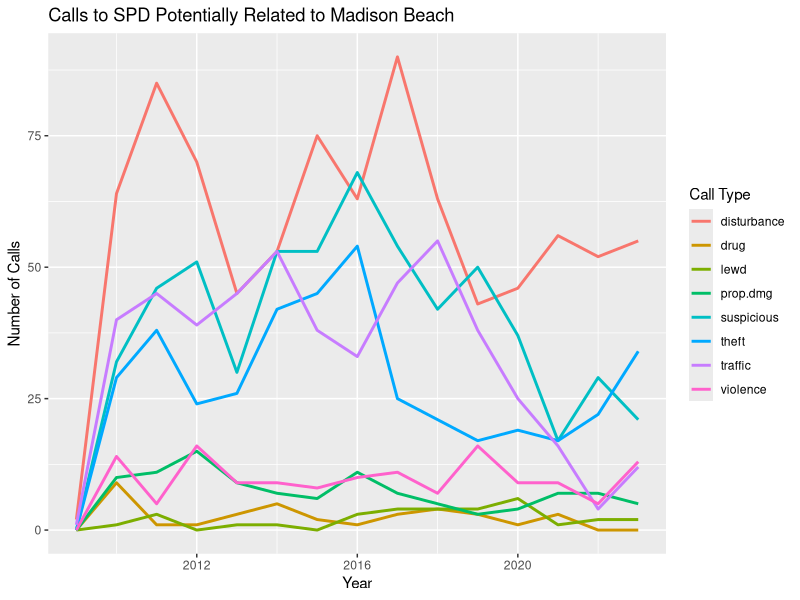
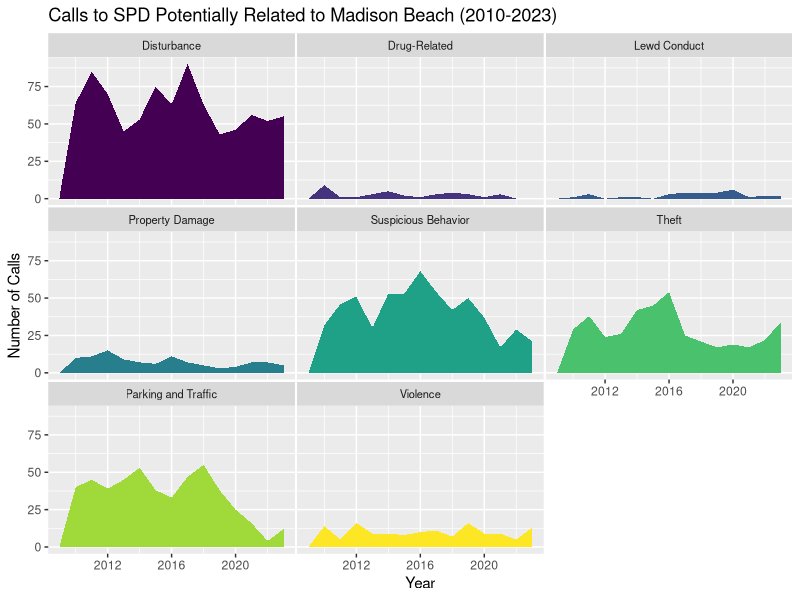
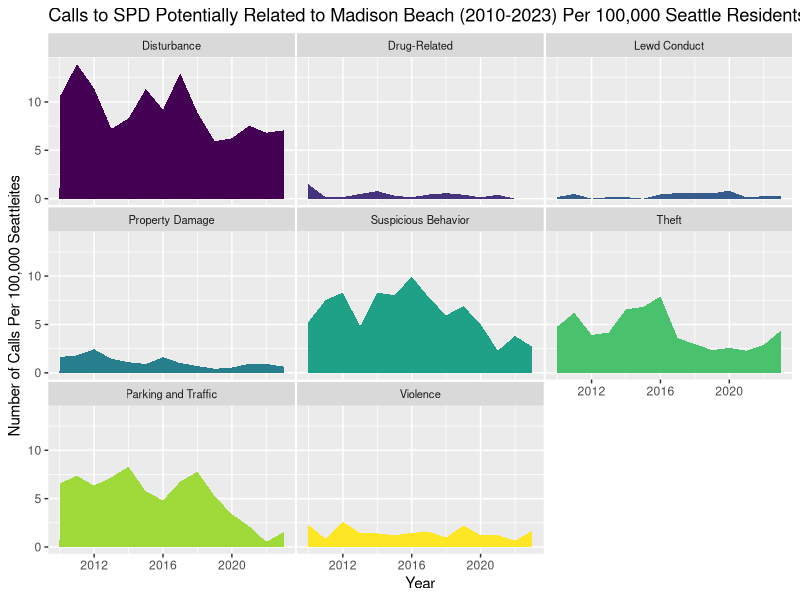

Reproduce these figures in R, in order.
## ---- chunk 1
knitr::opts_chunk$set(echo = TRUE)
## ---- chunk 2
# Add all required libraries here
list.of.packages <- c("tidyverse", "lubridate", "viridisLite", "plotly")
# Get names of all required packages that aren't installed
new.packages <- list.of.packages[!(list.of.packages %in% installed.packages()[, "Package"])]
# Install all new packages
if(length(new.packages)) install.packages(new.packages)


# Load all required libraries
lapply(list.of.packages, FUN = function(X) {
  do.call("require", list(X))
})
## ---- chunk 3
# Read in data
mad_beach_call_dat <- read.csv(file = "../output/potential_mad_beach_calls_2010-2023.csv")
seattle_pop <- read.csv(file = "../data/seattle_pop_data_2010-2023.csv")

# Create new Year column
mad_beach_call_dat$Year <- isoyear(mad_beach_call_dat$Incident.Date)

# Remove all data from the year 2024, as it's only just beginning :)
mad_beach_call_dat <- mad_beach_call_dat %>%
  filter(Year != 2024)

# Create line plot of broad call type vs. year

# Mutate data
graph_dat <- mad_beach_call_dat %>%
  group_by(broad_category, Year, .drop = FALSE) %>%
  summarise(n = length(broad_category))

# Convert to tibble
graph_dat <- as_tibble(graph_dat)

# Add in zeros
graph_dat <- graph_dat %>% 
  complete(broad_category, Year, fill = list(n = 0))

# Join population data
graph_dat <- left_join(x = graph_dat, y = seattle_pop, by = "Year")

# Change population to int
graph_dat$Population <- as.integer(graph_dat$Population)

# Calculate rate per 100,000 people
graph_dat$n_rate <- (graph_dat$n/graph_dat$Population)*100000
## ---- chunk 4
# Create graph
graph <- graph_dat %>%
  ggplot(aes(x = Year, y = n, group = broad_category, color = broad_category)) +
  geom_line(size = 1) +
  ylim(0, NA) +
  labs(y = "Number of Calls", col = "Call Type") +
  ggtitle("Calls to SPD Potentially Related to Madison Beach")
  
# Save graph
ggsave(filename = "../graphs/MadisonBeach/potential_madbeach_calls_2010-2023_linegraph.png", plot = graph,
       width = 10, height = 7, units = "in")

# Create string of labels
labels <- c(
  disturbance = "Disturbance", 
  drug = "Drug-Related", 
  lewd = "Lewd Conduct", 
  prop.dmg = "Property Damage", 
  suspicious = "Suspicious Behavior", 
  theft = "Theft", 
  traffic = "Parking and Traffic", 
  violence = "Violence")

# Population Un-Normalized
graph <- graph_dat %>%
  ggplot(aes(x = Year, y = n, fill = broad_category)) +
  geom_area() +
  scale_fill_viridis_d() +
  theme(legend.position = "none", 
        panel.spacing = unit(0.1, "lines"),
        strip.text.x = element_text(size = 8)) +
  facet_wrap(~broad_category, scales = "fixed", labeller = labeller(broad_category = labels)) +
  ggtitle("Calls to SPD Potentially Related to Madison Beach (2010-2023)") +
  ylab("Number of Calls")

ggsave(filename = "../graphs/MadisonBeach/potential_madbeach_calls_2010-2023_facetwrap.png", plot = graph,
       width = 10, height = 7, units = "in")
  
# Population-Normalized Calls
graph <- graph_dat %>%
  ggplot(aes(x = Year, y = n_rate, fill = broad_category)) +
  geom_area() +
  scale_fill_viridis_d() +
  theme(legend.position = "none", 
        panel.spacing = unit(0.1, "lines"),
        strip.text.x = element_text(size = 8)) +
  facet_wrap(~broad_category, scales = "fixed", labeller = labeller(broad_category = labels)) +
  ggtitle("Calls to SPD Potentially Related to Madison Beach (2010-2023) Per 100,000 Seattle Residents") +
  ylab("Number of Calls Per 100,000 Seattleites")

ggsave(filename = "../graphs/MadisonBeach/pop_normalized_potential_madbeach_calls_2010-2023_facetwrap.png", plot = graph,
       width = 10, height = 7, units = "in")

